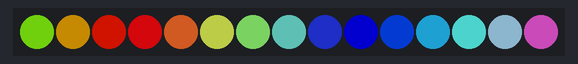
The sketch below on a simulated Arduino Uno, built with avr-gcc and run on an emulated ATmega328P. Parts: 15 RGB LEDs in strip order, left to right. Dim RGB values are drawn brighter than linear; random numbers use the default seed unless the sketch sets one.

Above: at 0.16 s.
At 5.07 s:
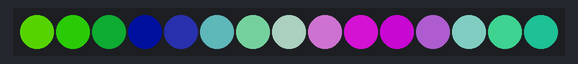
At 9.99 s:
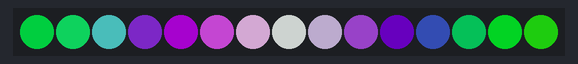
At 19.82 s:
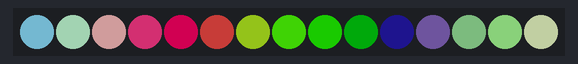
At 29.65 s:
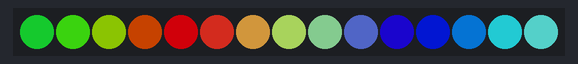
At 39.79 s:
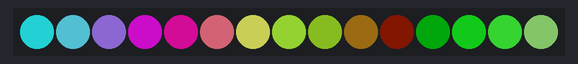

The sketch:

ColorLoop.ino
```cpp
// (licence header left out)
#include "Makeblock.h"
#include <SoftwareSerial.h>
#include <Wire.h>

MeRGBLed led(PORT_3);
int ledCount = 15;
float j,f,k;
void setup()
{
  led.setNumber(ledCount);
}
void loop(){
  color_loop();
}
void color_loop()
{
  for (uint8_t t = 0; t < ledCount; t++)
  {
    uint8_t red =   64*(1+sin(t/2.0 + j/4.0       ));
    uint8_t green = 64*(1+sin(t/1.0 + f/9.0  + 2.1));
    uint8_t blue =  64*(1+sin(t/3.0 + k/14.0 + 4.2));
    led.setColorAt(t, red,green,blue);
  }
  led.show();
  j+=random(1,6)/6.0;
  f+=random(1,6)/6.0;
  k+=random(1,6)/6.0;
}
```
